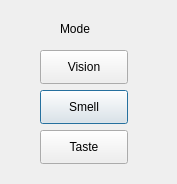
<?xml version="1.0" encoding="UTF-8"?>
<ui version="4.0">
 <class>Dialog</class>
 <widget class="QDialog" name="Dialog">
  <property name="geometry">
   <rect>
    <x>0</x>
    <y>0</y>
    <width>177</width>
    <height>184</height>
   </rect>
  </property>
  <property name="windowTitle">
   <string>Dialog</string>
  </property>
  <widget class="QPushButton" name="pushButton">
   <property name="geometry">
    <rect>
     <x>40</x>
     <y>90</y>
     <width>88</width>
     <height>34</height>
    </rect>
   </property>
   <property name="text">
    <string>Smell</string>
   </property>
  </widget>
  <widget class="QPushButton" name="pushButton_2">
   <property name="geometry">
    <rect>
     <x>40</x>
     <y>50</y>
     <width>88</width>
     <height>34</height>
    </rect>
   </property>
   <property name="text">
    <string>Vision</string>
   </property>
  </widget>
  <widget class="QLabel" name="label_21">
   <property name="geometry">
    <rect>
     <x>60</x>
     <y>20</y>
     <width>111</width>
     <height>18</height>
    </rect>
   </property>
   <property name="text">
    <string>Mode</string>
   </property>
  </widget>
  <widget class="QPushButton" name="pushButton_3">
   <property name="geometry">
    <rect>
     <x>40</x>
     <y>130</y>
     <width>88</width>
     <height>34</height>
    </rect>
   </property>
   <property name="text">
    <string>Taste</string>
   </property>
  </widget>
 </widget>
 <resources/>
 <connections/>
</ui>
